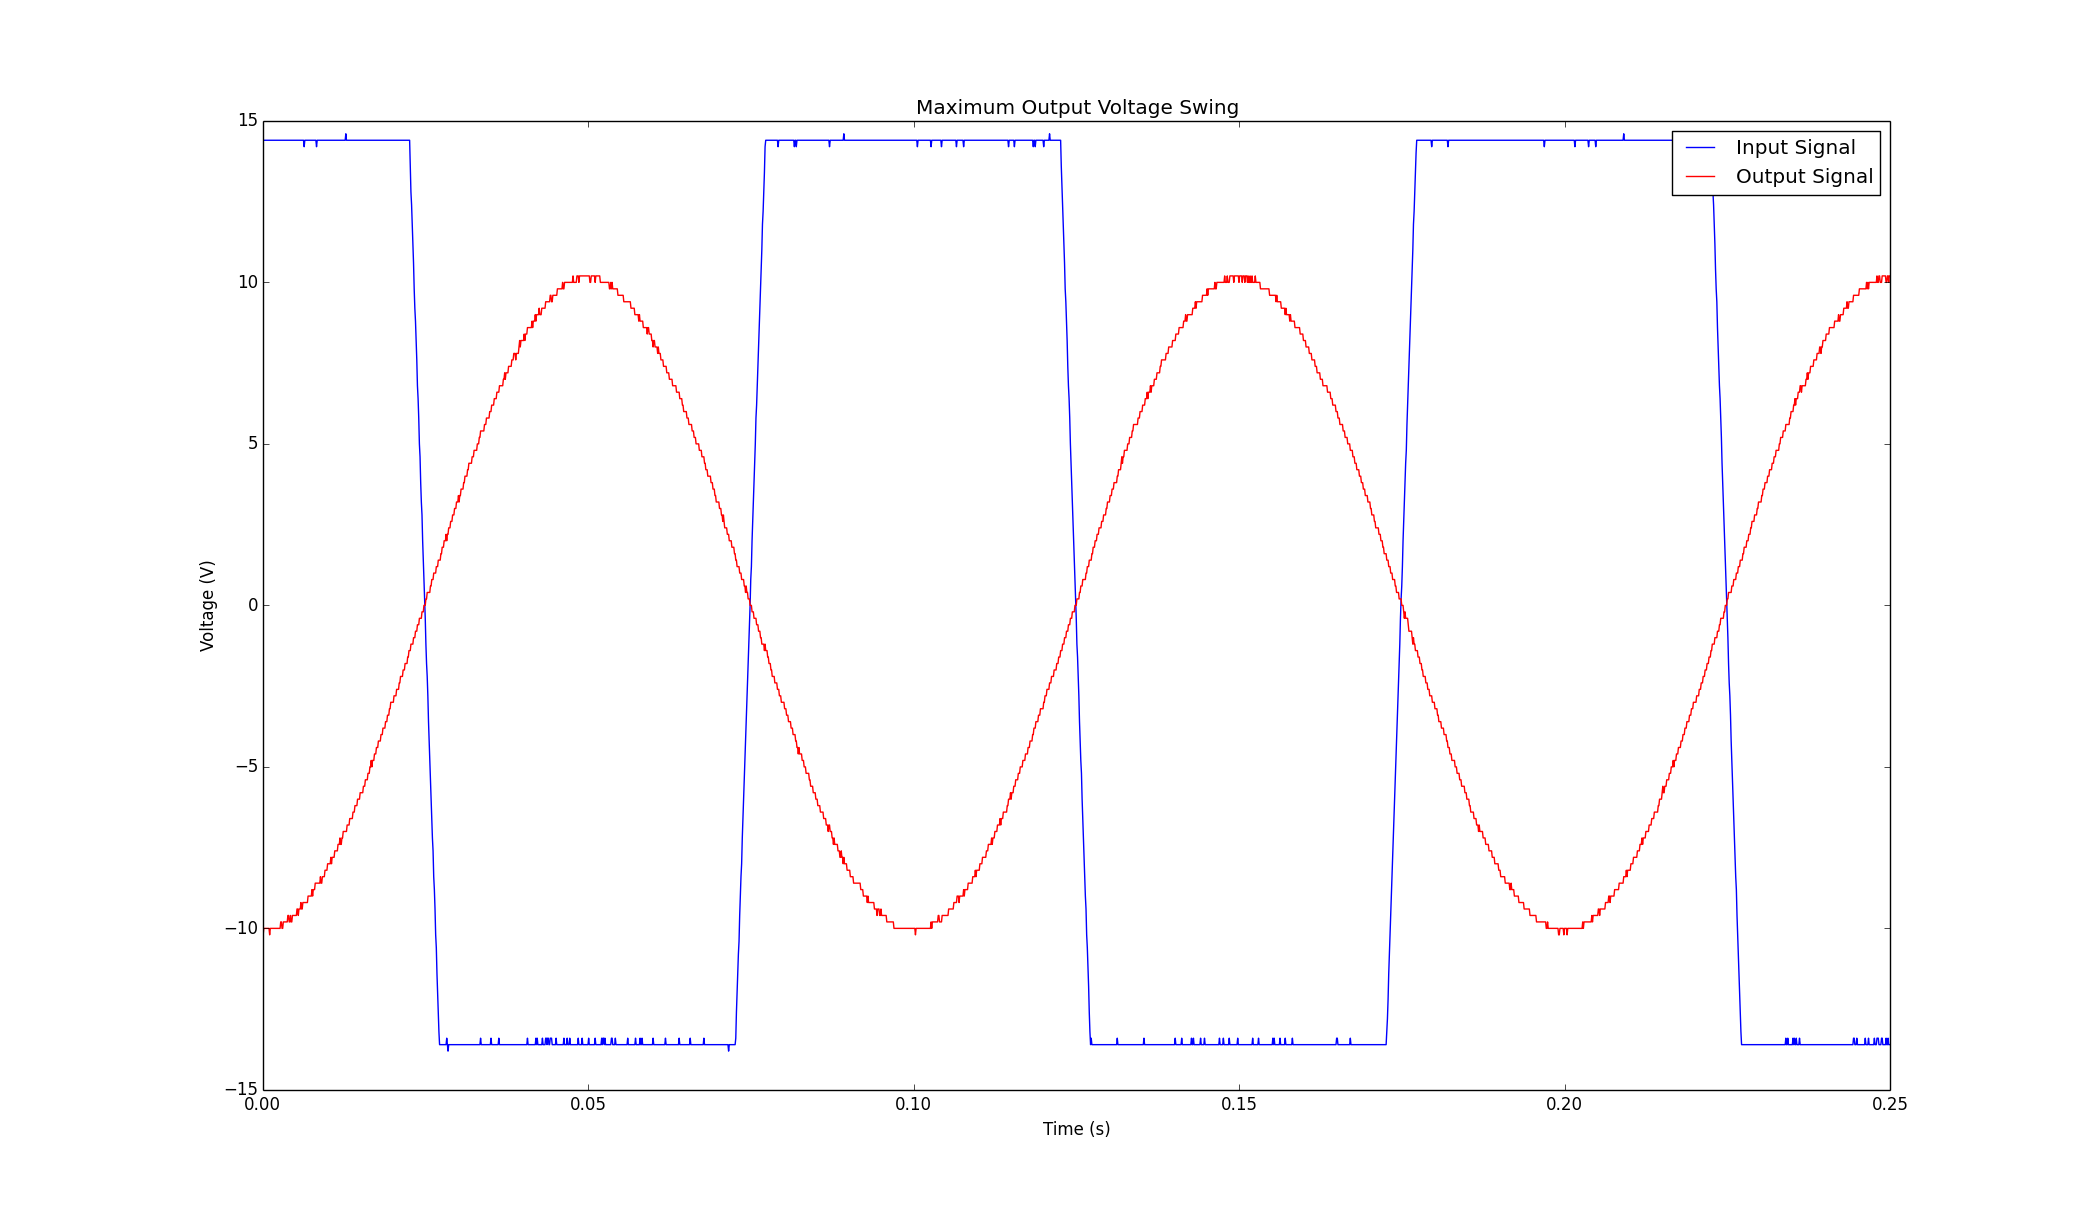

Reproduce this figure in Python.
import numpy as np
import matplotlib.pyplot as plt
import os

# Set up the path to the Data directory
dataPath = os.path.dirname(os.path.abspath(__file__)) + '/../Data'

# Import data for plot
time, inSignal, outSignal = np.genfromtxt((dataPath + '/figB.csv'), unpack=True, delimiter=',', skiprows=1, usecols=(0,1,2))

# Plot some stuff
plt.figure()
plt.plot(time, inSignal, 'b', label="Input Signal")
plt.plot(time, outSignal, 'r', label="Output Signal")
plt.legend()
plt.xlabel("Time (s)")
plt.ylabel("Voltage (V)")
plt.title("Maximum Output Voltage Swing")


plt.show()
